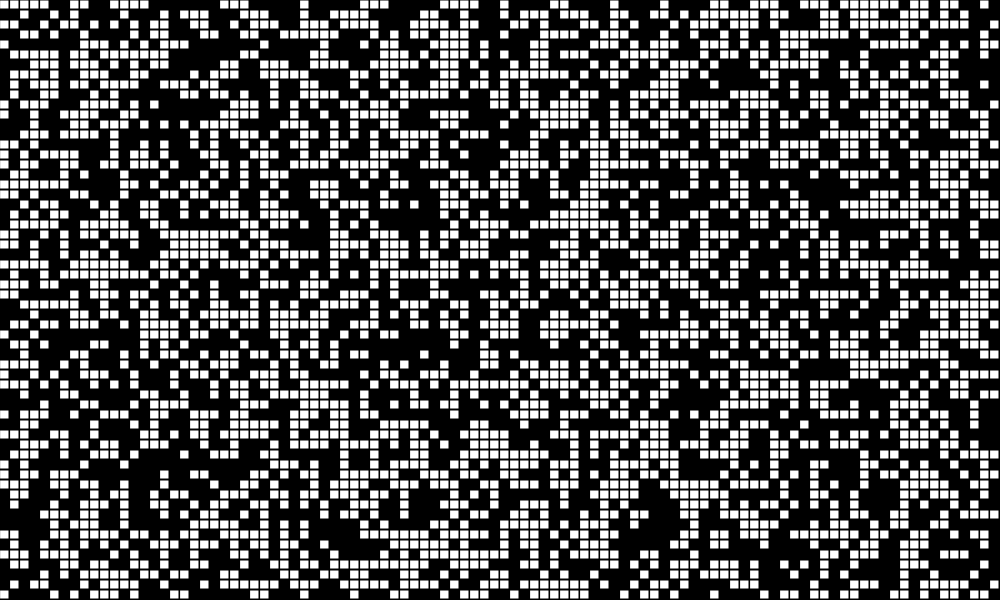
Frame 1 (no input)
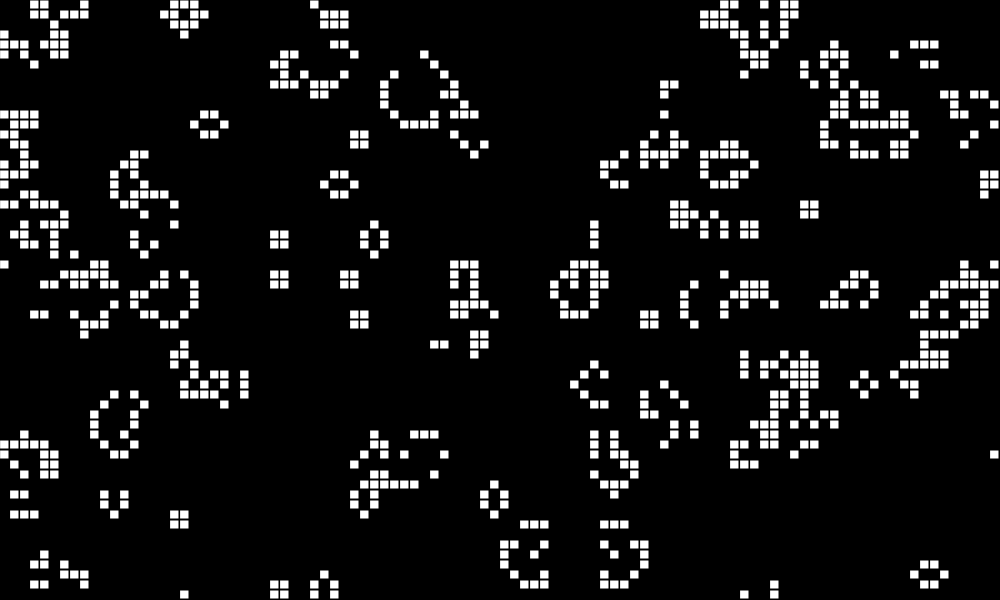
Frame 60 (no input)
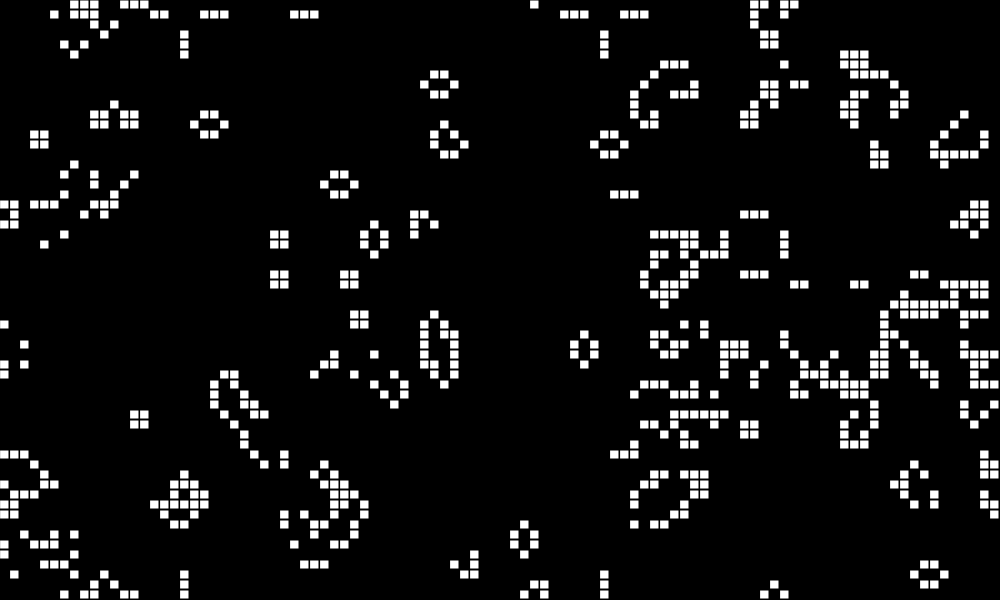
Frame 120 (the mouse pressed at the canvas centre since frame 60)

The p5.js sketch that drew these frames (run headless with seeded random() and noise() and a simulated clock; from frame 60 on, the mouse is pressed at the canvas centre):

// p5.js sketch
// ── sketch.js
let _paused = false;

let grid;
let cols, rows;

let RESOLUTION = 10;

let generation = 0;
let genDisplay;
let clearBtn;

function setup() {
    //generation display
    genDisplay = createP(0);
    clearBtn = createButton('Clear Canvas');

    if(typeof getURLParams().resolution == 'string' && getURLParams().resolution < 100){ RESOLUTION = getURLParams().resolution; }

    createCanvas(1000, 600);
    cols = width / RESOLUTION;
    rows = height / RESOLUTION;

    grid = new Grid(cols, rows);
    grid.loop((c, r)=>{
        grid.grid[c][r] = floor(random(2));
    })
    console.table(grid.grid)
}

function draw() {
    
    background(0);
    //frameRate(1);
    grid.loop((c, r)=>{
        let x = c * RESOLUTION;
        let y = r * RESOLUTION;

        if(grid.grid[c][r]){
            fill(255);
            stroke(0)
            rect(x, y, RESOLUTION-1, RESOLUTION-1)
        }
    })


    //calculate the next generation
    if(!_paused){
        let nexGen = new Grid(cols, rows);
        grid.loop((c, r)=>{
            let state = grid.grid[c][r];
            //count live neighbors
            let neighbors = countNeighbors(grid, c, r);
            //check new sate
            if(state == 0 && neighbors == 3){
                nexGen.grid[c][r] = 1;
            }else if (state == 1 && (neighbors < 2 || neighbors > 3)){
                nexGen.grid[c][r] = 0;
            }else{
                nexGen.grid[c][r] = state;
            }
        })
        // compute next generation based on grid
        grid.grid = nexGen.grid;
    
        //update generation
        generation++;
        genDisplay.html("Generation: "+generation);
    }

    clearBtn.mousePressed(()=>{
        generation = 0;
        grid.loop((c, r)=>{
            grid.grid[c][r] = 0;
        });
    });
}

function countNeighbors(grid = new Grid(), x = 0, y = 0){
    let sum = 0;
    for (let i = -1; i < 2; i++){
        for (let j = -1; j < 2; j++){
            let col = (x + i + cols) % cols;
            let row = (y + j + rows) % rows;
            //sum += grid.grid[x + i][y + i]
            sum += grid.grid[col][row]
        }
    }
    //subtract the cell we are checking for
    sum -= grid.grid[x][y];
    return sum;
}
//#region player interactions
function mousePressed(){drawing();}
function mouseDragged(){drawing();}

function drawing(){
    for (var i = 0; i < cols; i++) {
        for (var j = 0; j < rows; j++) {
          grid.cellClicked(i, j);
      }
  }
}
function keyPressed() {
    if (keyCode === ENTER) {
      if(_paused){
        console.log('Un paused')
          _paused = false;
      }else{
        console.log('Paused')
        _paused = true;
      }
    }
  }

class Grid{
    constructor(cols, rows){
        this.cols = cols, this.rows = rows;
        let arr = new Array(cols);
        for(let i=0; i < arr.length; i++){
            arr[i] = new Array(rows);
        }
        this.grid = arr;
    }
    loop(callback = (col, row)=>{}){
        for(let c = 0; c < cols; c++){
            for(let r = 0; r < rows; r++){
                if(typeof callback != "function") return console.error("Callback is not a function!");
                callback(c, r);
            }
        }
    }
    cellClicked(column, row){
        var d = dist(mouseX / RESOLUTION, mouseY / RESOLUTION, column, row);
        if(d < 0.5){
            this.grid[column][row] = 1;
        }
    }
}
// ── style.css
.instructions{
    float: right;
    border: 2px, black;
    border-style: double;
}
